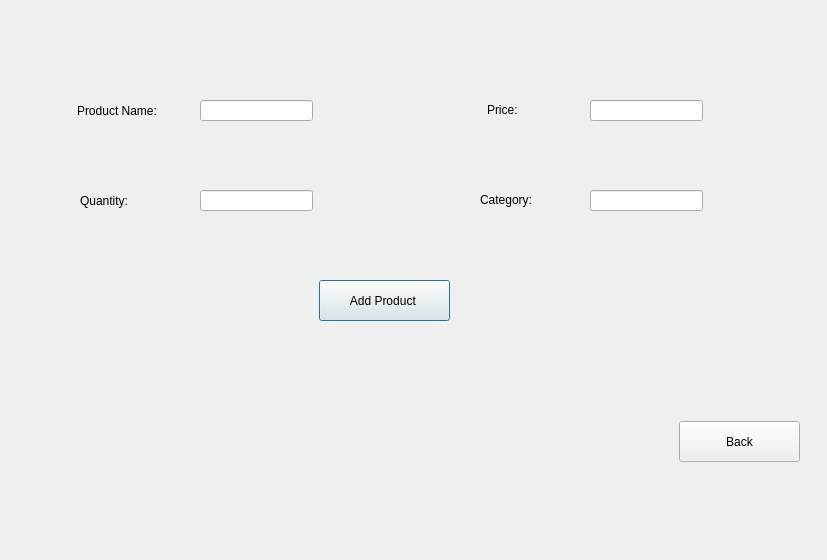
<?xml version="1.0" encoding="UTF-8"?>
<ui version="4.0">
 <class>seller</class>
 <widget class="QDialog" name="seller">
  <property name="geometry">
   <rect>
    <x>0</x>
    <y>0</y>
    <width>827</width>
    <height>560</height>
   </rect>
  </property>
  <property name="windowTitle">
   <string>Dialog</string>
  </property>
  <widget class="QLineEdit" name="price">
   <property name="geometry">
    <rect>
     <x>590</x>
     <y>100</y>
     <width>113</width>
     <height>21</height>
    </rect>
   </property>
  </widget>
  <widget class="QPushButton" name="addpro">
   <property name="geometry">
    <rect>
     <x>319</x>
     <y>280</y>
     <width>131</width>
     <height>41</height>
    </rect>
   </property>
   <property name="text">
    <string>Add Product </string>
   </property>
  </widget>
  <widget class="QLabel" name="label_4">
   <property name="geometry">
    <rect>
     <x>80</x>
     <y>190</y>
     <width>71</width>
     <height>21</height>
    </rect>
   </property>
   <property name="text">
    <string>Quantity:</string>
   </property>
  </widget>
  <widget class="QLabel" name="label">
   <property name="geometry">
    <rect>
     <x>77</x>
     <y>100</y>
     <width>101</width>
     <height>21</height>
    </rect>
   </property>
   <property name="text">
    <string>Product Name:</string>
   </property>
  </widget>
  <widget class="QPushButton" name="pushButton_2">
   <property name="geometry">
    <rect>
     <x>679</x>
     <y>421</y>
     <width>121</width>
     <height>41</height>
    </rect>
   </property>
   <property name="text">
    <string>Back</string>
   </property>
  </widget>
  <widget class="QLineEdit" name="name">
   <property name="geometry">
    <rect>
     <x>200</x>
     <y>100</y>
     <width>113</width>
     <height>21</height>
    </rect>
   </property>
  </widget>
  <widget class="QLabel" name="label_3">
   <property name="geometry">
    <rect>
     <x>480</x>
     <y>190</y>
     <width>71</width>
     <height>20</height>
    </rect>
   </property>
   <property name="text">
    <string>Category:</string>
   </property>
  </widget>
  <widget class="QLabel" name="label_2">
   <property name="geometry">
    <rect>
     <x>487</x>
     <y>100</y>
     <width>71</width>
     <height>20</height>
    </rect>
   </property>
   <property name="text">
    <string>Price:</string>
   </property>
  </widget>
  <widget class="QLineEdit" name="quantity">
   <property name="geometry">
    <rect>
     <x>200</x>
     <y>190</y>
     <width>113</width>
     <height>21</height>
    </rect>
   </property>
  </widget>
  <widget class="QLineEdit" name="category">
   <property name="geometry">
    <rect>
     <x>590</x>
     <y>190</y>
     <width>113</width>
     <height>21</height>
    </rect>
   </property>
  </widget>
 </widget>
 <resources/>
 <connections/>
</ui>
